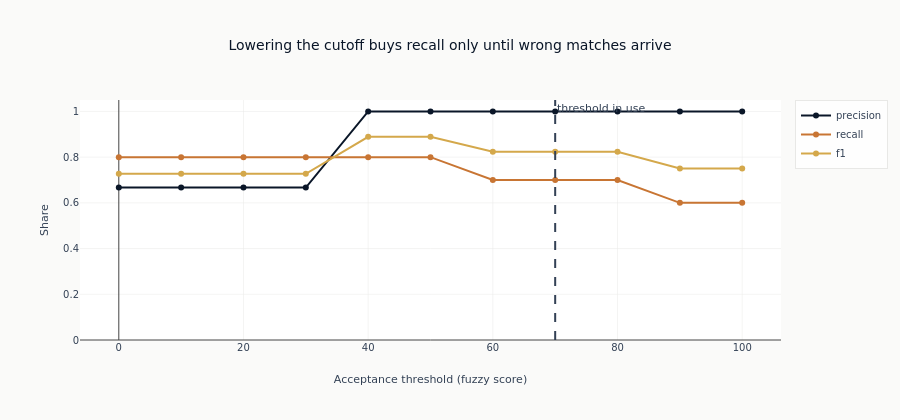

The notebook cell this image was saved under:
### Code cell
fig = go.Figure()
for metric, color in [
    ("precision", COLORS["blue"]),
    ("recall", COLORS["copper"]),
    ("f1", COLORS["amber"]),
]:
    fig.add_trace(
        go.Scatter(
            x=sweep["threshold"],
            y=sweep[metric],
            mode="lines+markers",
            name=metric,
            line=dict(color=color),
        )
    )
fig.add_vline(
    x=FUZZY_THRESHOLD,
    line_dash="dash",
    line_color=COLORS["neutral"],
    annotation_text="threshold in use",
)
fig.update_layout(
    title="Lowering the cutoff buys recall only until wrong matches arrive",
    xaxis_title="Acceptance threshold (fuzzy score)",
    yaxis_title="Share",
    yaxis_range=[0, 1.05],
    height=420,
)
show_plotly_with_alt(
    fig,
    "Line chart of precision, recall and F1 against the fuzzy acceptance threshold. Precision holds at one across most of the range and falls sharply at the low end; recall is a descending staircase as the threshold rises.",
)

### Figure 1 — Plotly figure (JSON) as saved in the notebook; plotly's stock layout.template omitted (floating-point values rounded to 4 significant figures)
{"data": [{"line": {"color": "#0a1628"}, "mode": "lines+markers", "name": "precision", "type": "scatter", "x": [0, 10, 20, 30, 40, 50, 60, 70, 80, 90, 100], "y": [0.6667, 0.6667, 0.6667, 0.6667, 1.0, 1.0, 1.0, 1.0, 1.0, 1.0, 1.0]}, {"line": {"color": "#C87533"}, "mode": "lines+markers", "name": "recall", "type": "scatter", "x": [0, 10, 20, 30, 40, 50, 60, 70, 80, 90, 100], "y": [0.8, 0.8, 0.8, 0.8, 0.8, 0.8, 0.7, 0.7, 0.7, 0.6, 0.6]}, {"line": {"color": "#D4A84B"}, "mode": "lines+markers", "name": "f1", "type": "scatter", "x": [0, 10, 20, 30, 40, 50, 60, 70, 80, 90, 100], "y": [0.7273, 0.7273, 0.7273, 0.7273, 0.8889, 0.8889, 0.8235, 0.8235, 0.8235, 0.75, 0.75]}], "layout": {"annotations": [{"showarrow": false, "text": "threshold in use", "x": 70, "xanchor": "left", "xref": "x", "y": 1, "yanchor": "top", "yref": "y domain"}], "height": 420, "shapes": [{"line": {"color": "#334155", "dash": "dash"}, "type": "line", "x0": 70, "x1": 70, "xref": "x", "y0": 0, "y1": 1, "yref": "y domain"}], "title": {"text": "Lowering the cutoff buys recall only until wrong matches arrive"}, "xaxis": {"title": {"text": "Acceptance threshold (fuzzy score)"}}, "yaxis": {"range": [0, 1.05], "title": {"text": "Share"}}}}
